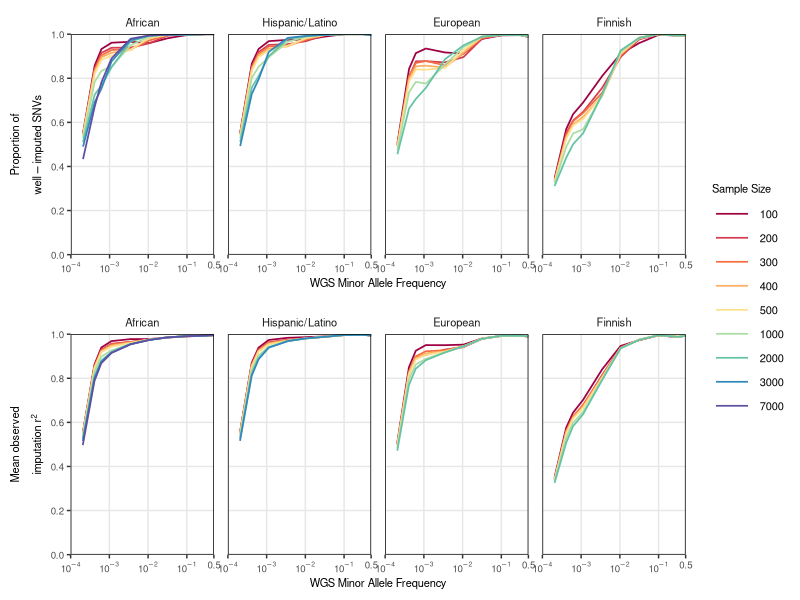

Write R code to recreate this figure.
library(data.table)
library(ggplot2)
library(reshape2)
library(gridExtra)

metsim=fread("../analyses/downsample/metsim.all_mean.tab")
metsim=metsim[c(which(abs(metsim$MAF-0.0002)==min(abs(metsim$MAF-0.0002))),which(abs(metsim$MAF-0.0004)==min(abs(metsim$MAF-0.0004))),which(abs(metsim$MAF-0.0006)==min(abs(metsim$MAF-0.0006))),which(abs(metsim$MAF-0.001)==min(abs(metsim$MAF-0.001))),which(abs(metsim$MAF-0.0032)==min(abs(metsim$MAF-0.0032))),which(abs(metsim$MAF-0.01)==min(abs(metsim$MAF-0.01))),which(abs(metsim$MAF-0.0316)==min(abs(metsim$MAF-0.0316))),which(abs(metsim$MAF-0.1)==min(abs(metsim$MAF-0.1))),which(abs(metsim$MAF-0.316)==min(abs(metsim$MAF-0.316))),which(abs(metsim$MAF-0.5)==min(abs(metsim$MAF-0.5)))),]
metsim=melt(metsim, id="MAF")
metsim$Ancestry=rep("Finnish", nrow(metsim))

biome=fread("../analyses/downsample/biome.all_mean.tab")
biome=biome[c(which(abs(biome$MAF-0.0002)==min(abs(biome$MAF-0.0002))),which(abs(biome$MAF-0.0004)==min(abs(biome$MAF-0.0004))),which(abs(biome$MAF-0.0006)==min(abs(biome$MAF-0.0006))),which(abs(biome$MAF-0.001)==min(abs(biome$MAF-0.001))),which(abs(biome$MAF-0.0032)==min(abs(biome$MAF-0.0032))),which(abs(biome$MAF-0.01)==min(abs(biome$MAF-0.01))),which(abs(biome$MAF-0.0316)==min(abs(biome$MAF-0.0316))),which(abs(biome$MAF-0.1)==min(abs(biome$MAF-0.1))),which(abs(biome$MAF-0.316)==min(abs(biome$MAF-0.316))),which(abs(biome$MAF-0.5)==min(abs(biome$MAF-0.5)))),]
biome=melt(biome, id="MAF")
biome$Ancestry=rep("Hispanic/Latino", nrow(biome))

inpsyght=fread("../analyses/downsample/inpsyght.all_mean.tab")
inpsyght=inpsyght[c(which(abs(inpsyght$MAF-0.0002)==min(abs(inpsyght$MAF-0.0002))),which(abs(inpsyght$MAF-0.0004)==min(abs(inpsyght$MAF-0.0004))),which(abs(inpsyght$MAF-0.0006)==min(abs(inpsyght$MAF-0.0006))),which(abs(inpsyght$MAF-0.001)==min(abs(inpsyght$MAF-0.001))),which(abs(inpsyght$MAF-0.0032)==min(abs(inpsyght$MAF-0.0032))),which(abs(inpsyght$MAF-0.01)==min(abs(inpsyght$MAF-0.01))),which(abs(inpsyght$MAF-0.0316)==min(abs(inpsyght$MAF-0.0316))),which(abs(inpsyght$MAF-0.1)==min(abs(inpsyght$MAF-0.1))),which(abs(inpsyght$MAF-0.316)==min(abs(inpsyght$MAF-0.316))),which(abs(inpsyght$MAF-0.5)==min(abs(inpsyght$MAF-0.5)))),]
inpsyght=melt(inpsyght, id="MAF")
inpsyght$Ancestry=rep("African", nrow(inpsyght))

mlof=fread("../analyses/downsample/mlof.all_mean.tab")
mlof=mlof[c(which(abs(mlof$MAF-0.0002)==min(abs(mlof$MAF-0.0002))),which(abs(mlof$MAF-0.0004)==min(abs(mlof$MAF-0.0004))),which(abs(mlof$MAF-0.0006)==min(abs(mlof$MAF-0.0006))),which(abs(mlof$MAF-0.001)==min(abs(mlof$MAF-0.001))),which(abs(mlof$MAF-0.0032)==min(abs(mlof$MAF-0.0032))),which(abs(mlof$MAF-0.01)==min(abs(mlof$MAF-0.01))),which(abs(mlof$MAF-0.0316)==min(abs(mlof$MAF-0.0316))),which(abs(mlof$MAF-0.1)==min(abs(mlof$MAF-0.1))),which(abs(mlof$MAF-0.316)==min(abs(mlof$MAF-0.316))),which(abs(mlof$MAF-0.5)==min(abs(mlof$MAF-0.5)))),]
mlof=melt(mlof, id="MAF")
mlof$Ancestry=rep("European", nrow(mlof))

all=rbind(biome, mlof, inpsyght,metsim)
all$`Sample Size`=as.factor(as.numeric(substr(as.character(all$variable),2,5)))
all=all[which(!is.element(all$`Sample Size`, c(4000,5000,6000))),]
ybrks<-c(0,0.2,0.4,0.6,0.8,1)
brks<-c(0.5, 0.1, 0.01,0.001,0.0001)
labs=c(expression(0.5),expression(10^-1), expression(10^-2), expression(10^-3),expression(10^-4))
all$Ancestry=factor(all$Ancestry, levels=c("African","Hispanic/Latino","European","Finnish"))

#Panel B
b=ggplot(all, aes(x=MAF, y=value, color=`Sample Size`))+scale_x_log10(breaks=brks, labels=labs, limits=c(1e-4,0.5),expand=c(0,0))+scale_y_continuous(breaks=ybrks,limits=c(0,1), expand=c(0,0))+theme_bw()+facet_grid(.~Ancestry)+theme(panel.grid.major=element_line(colour="#e7e7e7"),panel.grid.minor=element_blank(),strip.text=element_text(size=8), axis.title=element_text(size=8), axis.text=element_text(size=7), panel.spacing=unit(0.7, "lines"), panel.border=element_rect(color="black"),strip.background=element_rect(fill="white",color=NA),plot.margin=unit(c(0.5,0.5,0.5,0.5), "lines"), legend.position="none")+geom_line(aes(group=`Sample Size`), size=0.6)+xlab("WGS Minor Allele Frequency")+ylab(expression(atop(Mean~observed,paste(imputation~r^2))))+scale_color_manual(values=c("#9e0142","#d53e4f","#f46d43","#fdae61","#fee08b","#abdda4","#66c2a5","#3288bd","#5e4fa2"))

#####
metsim=fread("../analyses/downsample/metsim.all_perc8.tab")
metsim=metsim[c(which(abs(metsim$MAF-0.0002)==min(abs(metsim$MAF-0.0002))),which(abs(metsim$MAF-0.0004)==min(abs(metsim$MAF-0.0004))),which(abs(metsim$MAF-0.0006)==min(abs(metsim$MAF-0.0006))),which(abs(metsim$MAF-0.001)==min(abs(metsim$MAF-0.001))),which(abs(metsim$MAF-0.0032)==min(abs(metsim$MAF-0.0032))),which(abs(metsim$MAF-0.01)==min(abs(metsim$MAF-0.01))),which(abs(metsim$MAF-0.0316)==min(abs(metsim$MAF-0.0316))),which(abs(metsim$MAF-0.1)==min(abs(metsim$MAF-0.1))),which(abs(metsim$MAF-0.316)==min(abs(metsim$MAF-0.316))),which(abs(metsim$MAF-0.5)==min(abs(metsim$MAF-0.5)))),]
metsim=melt(metsim, id="MAF")
metsim$Ancestry=rep("Finnish", nrow(metsim))

biome=fread("../analyses/downsample/biome.all_perc8.tab")
biome=biome[c(which(abs(biome$MAF-0.0002)==min(abs(biome$MAF-0.0002))),which(abs(biome$MAF-0.0004)==min(abs(biome$MAF-0.0004))),which(abs(biome$MAF-0.0006)==min(abs(biome$MAF-0.0006))),which(abs(biome$MAF-0.001)==min(abs(biome$MAF-0.001))),which(abs(biome$MAF-0.0032)==min(abs(biome$MAF-0.0032))),which(abs(biome$MAF-0.01)==min(abs(biome$MAF-0.01))),which(abs(biome$MAF-0.0316)==min(abs(biome$MAF-0.0316))),which(abs(biome$MAF-0.1)==min(abs(biome$MAF-0.1))),which(abs(biome$MAF-0.316)==min(abs(biome$MAF-0.316))),which(abs(biome$MAF-0.5)==min(abs(biome$MAF-0.5)))),]
biome=melt(biome, id="MAF")
biome$Ancestry=rep("Hispanic/Latino", nrow(biome))

inpsyght=fread("../analyses/downsample/inpsyght.all_perc8.tab")
inpsyght=inpsyght[c(which(abs(inpsyght$MAF-0.0002)==min(abs(inpsyght$MAF-0.0002))),which(abs(inpsyght$MAF-0.0004)==min(abs(inpsyght$MAF-0.0004))),which(abs(inpsyght$MAF-0.0006)==min(abs(inpsyght$MAF-0.0006))),which(abs(inpsyght$MAF-0.001)==min(abs(inpsyght$MAF-0.001))),which(abs(inpsyght$MAF-0.0032)==min(abs(inpsyght$MAF-0.0032))),which(abs(inpsyght$MAF-0.01)==min(abs(inpsyght$MAF-0.01))),which(abs(inpsyght$MAF-0.0316)==min(abs(inpsyght$MAF-0.0316))),which(abs(inpsyght$MAF-0.1)==min(abs(inpsyght$MAF-0.1))),which(abs(inpsyght$MAF-0.316)==min(abs(inpsyght$MAF-0.316))),which(abs(inpsyght$MAF-0.5)==min(abs(inpsyght$MAF-0.5)))),]
inpsyght=melt(inpsyght, id="MAF")
inpsyght$Ancestry=rep("African", nrow(inpsyght))

mlof=fread("../analyses/downsample/mlof.all_perc8.tab")
mlof=mlof[c(which(abs(mlof$MAF-0.0002)==min(abs(mlof$MAF-0.0002))),which(abs(mlof$MAF-0.0004)==min(abs(mlof$MAF-0.0004))),which(abs(mlof$MAF-0.0006)==min(abs(mlof$MAF-0.0006))),which(abs(mlof$MAF-0.001)==min(abs(mlof$MAF-0.001))),which(abs(mlof$MAF-0.0032)==min(abs(mlof$MAF-0.0032))),which(abs(mlof$MAF-0.01)==min(abs(mlof$MAF-0.01))),which(abs(mlof$MAF-0.0316)==min(abs(mlof$MAF-0.0316))),which(abs(mlof$MAF-0.1)==min(abs(mlof$MAF-0.1))),which(abs(mlof$MAF-0.316)==min(abs(mlof$MAF-0.316))),which(abs(mlof$MAF-0.5)==min(abs(mlof$MAF-0.5)))),]
mlof=melt(mlof, id="MAF")
mlof$Ancestry=rep("European", nrow(mlof))

all=rbind(biome, mlof, inpsyght,metsim)
all$`Sample Size`=as.factor(as.numeric(substr(as.character(all$variable),2,5)))
all=all[which(!is.element(all$`Sample Size`, c(4000,5000,6000))),]
ybrks<-c(0,0.2,0.4,0.6,0.8,1)
brks<-c(0.5, 0.1, 0.01,0.001,0.0001)
labs=c(expression(0.5),expression(10^-1), expression(10^-2), expression(10^-3),expression(10^-4))
all$Ancestry=factor(all$Ancestry, levels=c("African","Hispanic/Latino","European","Finnish"))

#Panel A
a=ggplot(all, aes(x=MAF, y=value, color=`Sample Size`))+scale_x_log10(breaks=brks, labels=labs, limits=c(1e-4,0.5),expand=c(0,0))+scale_y_continuous(breaks=ybrks,limits=c(0,1), expand=c(0,0))+theme_bw()+facet_grid(.~Ancestry)+theme(panel.grid.major=element_line(colour="#e7e7e7"),panel.grid.minor=element_blank(),panel.spacing=unit(0.7, "lines"), strip.text=element_text(size=8), axis.title=element_text(size=8), axis.text=element_text(size=7), panel.border=element_rect(color="black"),strip.background=element_rect(fill="white",color=NA), plot.margin=unit(c(0.5,0.5,0.5,0.5), "lines"), legend.margin=unit(c(0.5,0.5,0.5,0.5),"lines"), legend.key.width=unit(2, "lines"),legend.text=element_text(size=8), legend.title=element_text(size=8))+geom_line(aes(group=`Sample Size`), size=0.6)+xlab("WGS Minor Allele Frequency")+ylab(expression(atop(Proportion~of,well-imputed~SNVs)))+scale_color_manual(values=c("#9e0142","#d53e4f","#f46d43","#fdae61","#fee08b","#abdda4","#66c2a5","#3288bd","#5e4fa2"))

get_legend<-function(myggplot){
  tmp <- ggplot_gtable(ggplot_build(myggplot))
  leg <- which(sapply(tmp$grobs, function(x) x$name) == "guide-box")
  legend <- tmp$grobs[[leg]]
  return(legend)
}

legend=get_legend(a)
a=a+theme(legend.position="none")
tiff(file="~/FigS1.tiff", height=100, width=174, units="mm", res=300)
grid.arrange(ggplotGrob(a),ggplotGrob(b), legend, layout_matrix=rbind(c(1,1,3),c(2,2,3)), widths=c(1,1,0.3))
dev.off()



